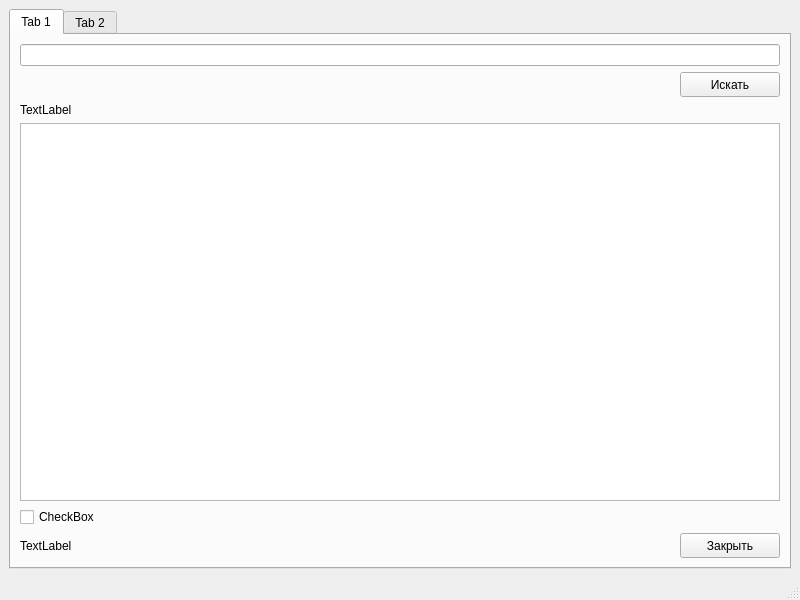
<?xml version="1.0" encoding="UTF-8"?>
<ui version="4.0">
 <class>Searcher</class>
 <widget class="QMainWindow" name="Searcher">
  <property name="geometry">
   <rect>
    <x>0</x>
    <y>0</y>
    <width>800</width>
    <height>600</height>
   </rect>
  </property>
  <property name="windowTitle">
   <string>Searcher</string>
  </property>
  <widget class="QWidget" name="centralwidget">
   <layout class="QGridLayout" name="gridLayout_3">
    <item row="0" column="0">
     <widget class="QTabWidget" name="tabWidget">
      <property name="currentIndex">
       <number>0</number>
      </property>
      <widget class="QWidget" name="tab_search">
       <attribute name="title">
        <string>Tab 1</string>
       </attribute>
       <layout class="QGridLayout" name="gridLayout">
        <item row="0" column="0">
         <layout class="QVBoxLayout" name="verticalLayout">
          <item>
           <widget class="QLineEdit" name="le_searchInput"/>
          </item>
          <item>
           <layout class="QHBoxLayout" name="horizontalLayout">
            <item>
             <spacer name="horizontalSpacer">
              <property name="orientation">
               <enum>Qt::Horizontal</enum>
              </property>
              <property name="sizeHint" stdset="0">
               <size>
                <width>40</width>
                <height>20</height>
               </size>
              </property>
             </spacer>
            </item>
            <item>
             <widget class="QPushButton" name="pb_searchButton">
              <property name="minimumSize">
               <size>
                <width>100</width>
                <height>25</height>
               </size>
              </property>
              <property name="text">
               <string>Искать</string>
              </property>
             </widget>
            </item>
           </layout>
          </item>
          <item>
           <widget class="QLabel" name="lb_result">
            <property name="text">
             <string>TextLabel</string>
            </property>
           </widget>
          </item>
          <item>
           <widget class="QTableView" name="tblView_resultsTable"/>
          </item>
          <item>
           <widget class="QCheckBox" name="chb_fullName">
            <property name="text">
             <string>CheckBox</string>
            </property>
           </widget>
          </item>
          <item>
           <layout class="QHBoxLayout" name="horizontalLayout_2">
            <item>
             <widget class="QLabel" name="lb_statusConnect">
              <property name="text">
               <string>TextLabel</string>
              </property>
             </widget>
            </item>
            <item>
             <spacer name="horizontalSpacer_2">
              <property name="orientation">
               <enum>Qt::Horizontal</enum>
              </property>
              <property name="sizeHint" stdset="0">
               <size>
                <width>40</width>
                <height>20</height>
               </size>
              </property>
             </spacer>
            </item>
            <item>
             <widget class="QPushButton" name="pb_close">
              <property name="sizePolicy">
               <sizepolicy hsizetype="Minimum" vsizetype="Fixed">
                <horstretch>0</horstretch>
                <verstretch>0</verstretch>
               </sizepolicy>
              </property>
              <property name="minimumSize">
               <size>
                <width>100</width>
                <height>25</height>
               </size>
              </property>
              <property name="baseSize">
               <size>
                <width>80</width>
                <height>25</height>
               </size>
              </property>
              <property name="text">
               <string>Закрыть</string>
              </property>
             </widget>
            </item>
           </layout>
          </item>
         </layout>
        </item>
       </layout>
      </widget>
      <widget class="QWidget" name="tab_DB">
       <attribute name="title">
        <string>Tab 2</string>
       </attribute>
       <layout class="QGridLayout" name="gridLayout_2">
        <item row="0" column="0">
         <widget class="QTableView" name="tblView_allWordsTable"/>
        </item>
       </layout>
      </widget>
     </widget>
    </item>
   </layout>
  </widget>
  <widget class="QMenuBar" name="menubar">
   <property name="geometry">
    <rect>
     <x>0</x>
     <y>0</y>
     <width>800</width>
     <height>22</height>
    </rect>
   </property>
  </widget>
  <widget class="QStatusBar" name="statusbar"/>
 </widget>
 <resources/>
 <connections/>
</ui>
